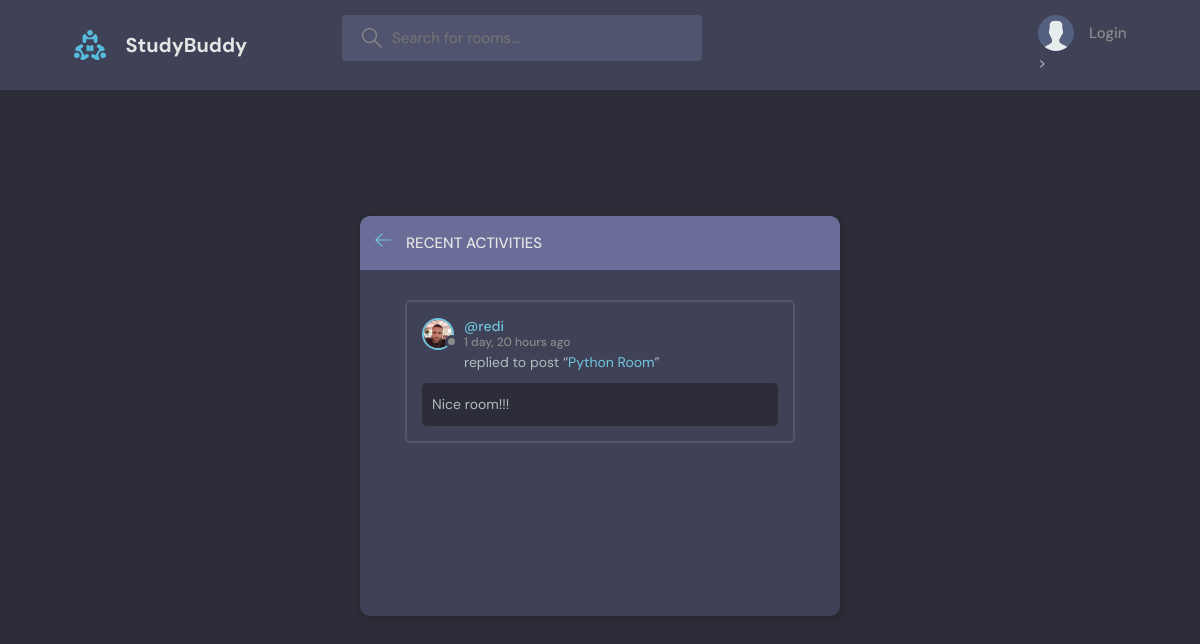
The page /activity/ on the database as committed earlier.
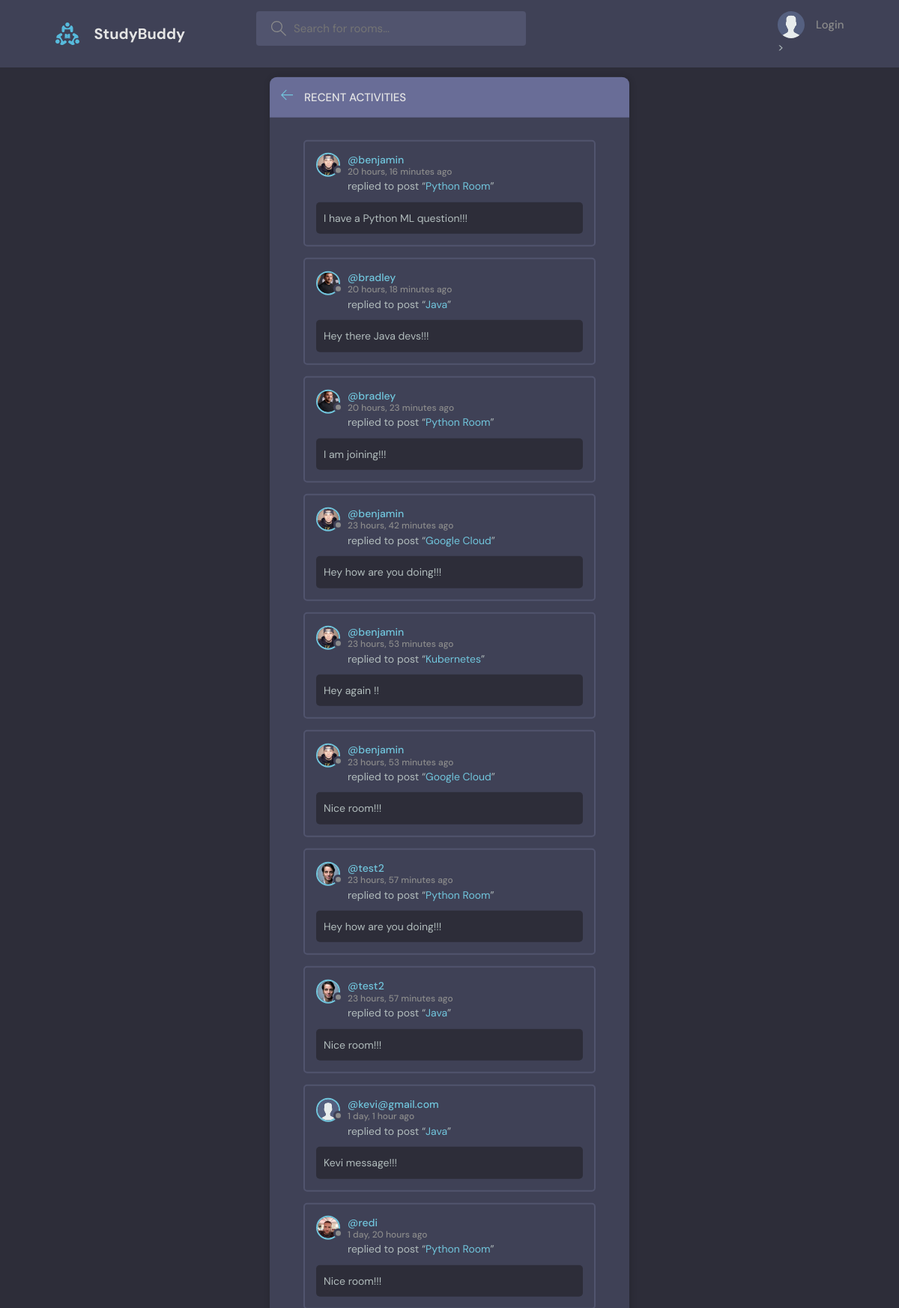
The same page on the database as committed later.
### base/models.py (models this page shows, shortened)
class Message(models.Model):
    user = models.ForeignKey(User, on_delete=models.CASCADE)
    room = models.ForeignKey(Room, on_delete=models.CASCADE)
    body = models.TextField()
    updated = models.DateTimeField(auto_now=True)
    created = models.DateTimeField(auto_now_add=True)
    class Meta:
        ordering = ['-updated', '-created']

class User(AbstractUser):
    name = models.CharField(max_length=200, null=True)
    email = models.EmailField(unique=True, null=True)
    bio = models.TextField(null=True)
    avatar = models.ImageField(null=True, default="avatar.svg")
    USERNAME_FIELD = 'email'
    REQUIRED_FIELDS = []

class Room(models.Model):
    host = models.ForeignKey(User, on_delete=models.SET_NULL, null=True)
    topic = models.ForeignKey(Topic, on_delete=models.SET_NULL, null=True)
    name = models.CharField(max_length=200)
    description = models.TextField(null=True, blank=True)
    participants = models.ManyToManyField(User, related_name='participants', blank=True)
    updated = models.DateTimeField(auto_now=True)
    created = models.DateTimeField(auto_now_add=True)
    class Meta:
        ordering = ['-updated', '-created']
    def __str__(self):
        return self.name

### base/views.py (the view)
# urls.py: path('activity/', views.activityPage, name="activity"),
def activityPage(request):
    room_messages = Message.objects.all()
    return render(request, 'base/activity.html', {'room_messages': room_messages})

### base/templates/base/activity.html (shortened to what this page needs)
{% extends 'base/main.html'%}
{% block content %}
    <main class="layout">
      <div class="container">
        <div class="layout__box">
          <div class="layout__boxHeader">
            <div class="layout__boxTitle">
              <a href="{% url 'home' %}">
                <svg version="1.1" xmlns="http://www.w3.org/2000/svg" width="32" height="32" viewBox="0 0 32 32">
                  <title>arrow-left</title>
                  <path
                    d="M13.723 2.286l-13.723 13.714 13.719 13.714 1.616-1.611-10.96-10.96h27.625v-2.286h-27.625l10.965-10.965-1.616-1.607z"
                  ></path>
                </svg>
              </a>
              <h3>Recent Activities</h3>
            </div>
          </div>
          <div class="activities-page layout__body">
              {% for message in room_messages %}
                <div class="activities__box">
                    <div class="activities__boxHeader roomListRoom__header">
                        <a href="{% url 'user-profile' message.user.id %}" class="roomListRoom__author">
                            <div class="avatar avatar--small">
                                <img src="{{message.user.avatar.url}}" />
                            </div>
                            <p>
                                @{{message.user.username}}
                                <span>{{message.created|timesince}} ago</span>
                            </p>
                        </a>
                    </div>
                    <div class="activities__boxContent">
                        <p>replied to post “<a href="{% url 'room' message.room.id %}">{{message.room}}</a>”</p>
                        <div class="activities__boxRoomContent">{{message.body}}</div>
                    </div>
                </div>
    {% endfor %}
          </div>
        </div>
      </div>
    </main>
{% endblock content %}

Rows that differ between the two databases and show on the page:
added Message: user.avatar (picture), user.username "benjamin", created "20 hours, 16 minutes", room "Python Room", body "I have a Python ML question!!!"
added Message: user.avatar (picture), user.username "bradley", created "20 hours, 18 minutes", room "Java", body "Hey there Java devs!!!"
added Message: user.avatar (picture), user.username "bradley", created "20 hours, 23 minutes", room "Python Room", body "I am joining!!!"
added Message: user.avatar (picture), user.username "benjamin", created "23 hours, 42 minutes", room "Google Cloud", body "Hey how are you doing!!!"
added Message: user.avatar (picture), user.username "benjamin", created "23 hours, 53 minutes", room "Kubernetes", body "Hey again !!"
added Message: user.avatar (picture), user.username "benjamin", created "23 hours, 53 minutes", room "Google Cloud", body "Nice room!!!"
added Message: user.avatar (picture), user.username "test2", created "23 hours, 57 minutes", room "Python Room", body "Hey how are you doing!!!"
added Message: user.avatar (picture), user.username "test2", created "23 hours, 57 minutes", room "Java", body "Nice room!!!"
added Message: user.avatar (placeholder picture), user.username "kevi@gmail.com", created "1 day, 1 hour", room "Java", body "Kevi message!!!"
